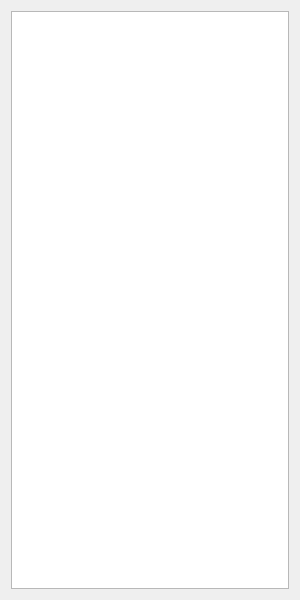
<?xml version="1.0" encoding="UTF-8"?>
<ui version="4.0">
 <class>FitsHeaderWidget</class>
 <widget class="QWidget" name="FitsHeaderWidget">
  <property name="geometry">
   <rect>
    <x>0</x>
    <y>0</y>
    <width>300</width>
    <height>600</height>
   </rect>
  </property>
  <layout class="QVBoxLayout" name="verticalLayout">
   <item>
    <widget class="QTextEdit" name="textHeader">
     <property name="readOnly">
      <bool>true</bool>
     </property>
    </widget>
   </item>
  </layout>
 </widget>
 <resources/>
 <connections/>
</ui>
